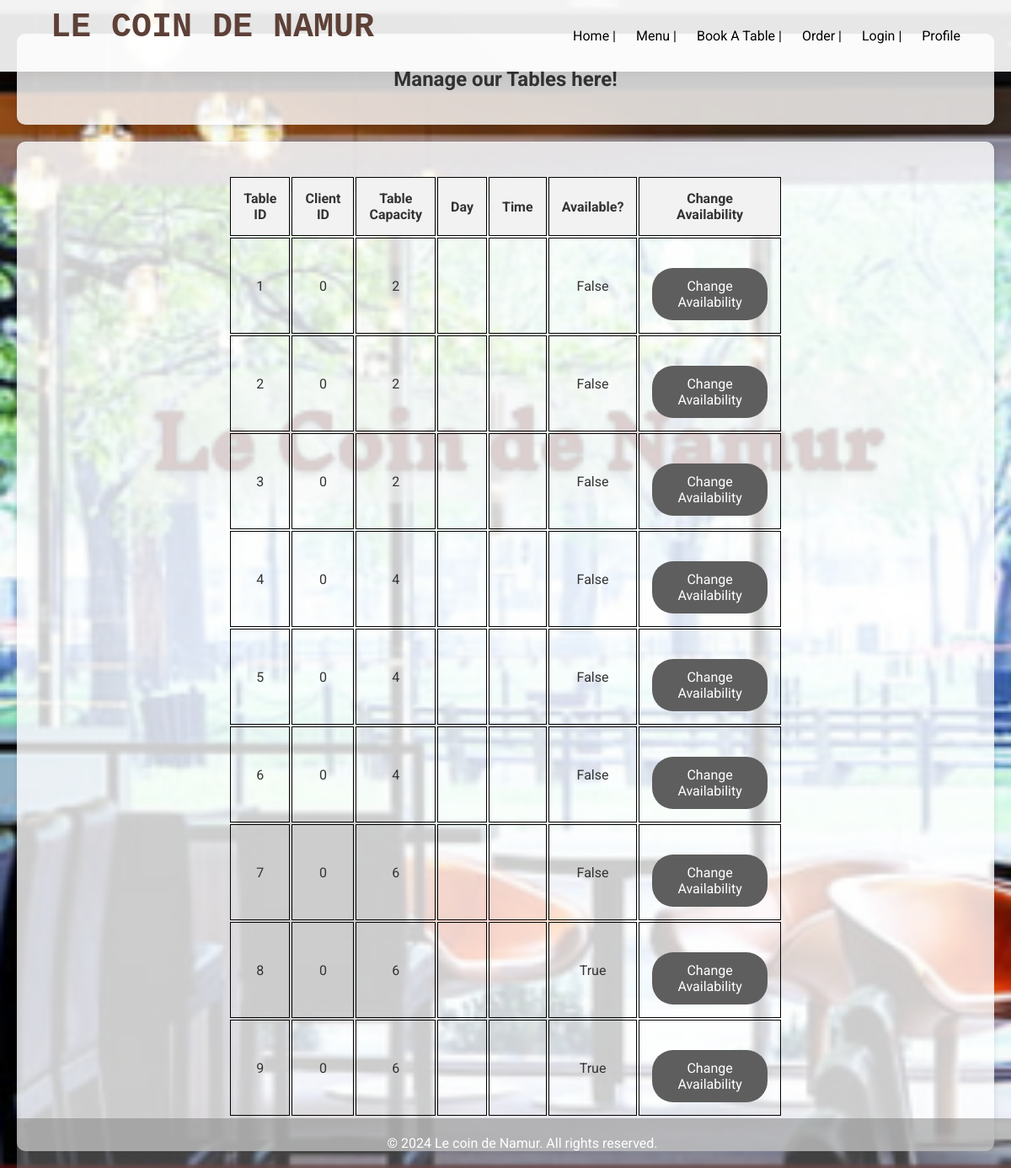
/table/manage, run on an earlier commit of the app's database.
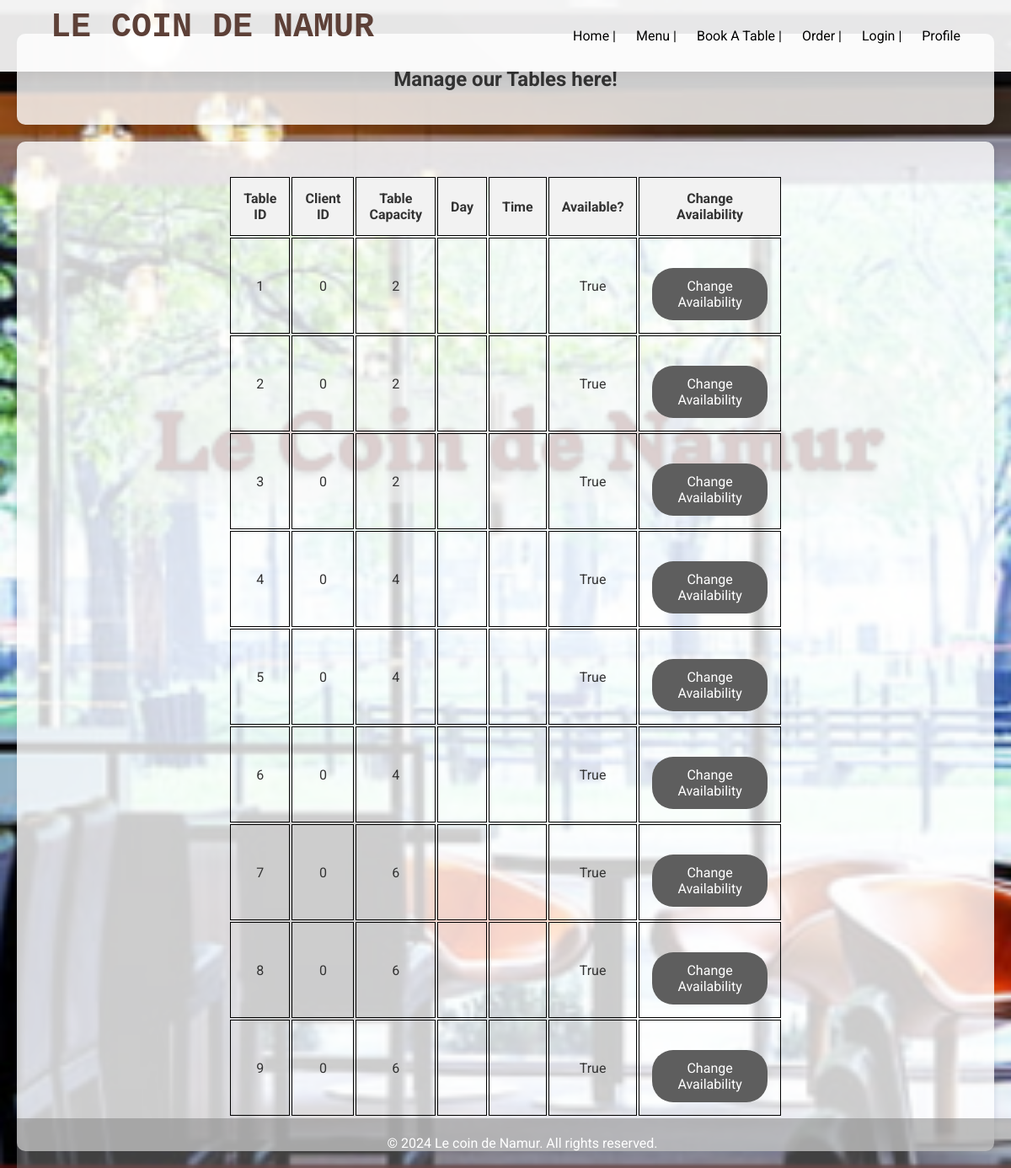
And on a later commit of the database.
### app_management/sql/sql_models.py (models this page shows)
class Table(Base):
    __tablename__ = 'tables'
    tableid: Mapped[int] = mapped_column(Integer, primary_key= True, unique= True)
    clientid: Mapped[int] = mapped_column(Integer)
    tablecapacity: Mapped[int] = mapped_column(Integer)
    day: Mapped[str] = mapped_column(String(72))
    time: Mapped[str] = mapped_column(String(72))
    available: Mapped[bool] = mapped_column(Boolean)

### app_management/routes/table_booking_routes.py (the view)
@table_router.get('/manage')
def ask_to_manage_tables(request: Request):
    tables = table_booking_services.get_tables()
    return templates.TemplateResponse(
        "tables/tables.html",
        context={'request': request, 'tables': tables}
    )

### templates/tables/tables.html (shortened to what this page needs)
{% extends "empty_page.html" %}
{% from "my_macro.html" import show_tables %}
{% block content %}
<div class="bloc">
    <h2>Manage our Tables here!</h2>
</div>
<div class="bloc">
    <table>
        <tr>
            <th>Table ID</th>
            <th>Client ID</th>
            <th>Table Capacity</th>
            <th>Day</th>
            <th>Time</th>
            <th>Available?</th>
            <th>Change Availability</th>
        </tr>
        {% for table in tables %}
            {{ show_tables(table.tableid, table.clientid, table.tablecapacity, table.day, table.time, table.available) }}
        {% endfor %}
    </table>
</div>
{% endblock %}

### templates/empty_page.html (shortened to what this page needs)
<!DOCTYPE html>
<html>
<head>
    <link rel="stylesheet" href="/static/style.css">
</head>
<body>
    <header>
        <div class="header-bloc">
            <h1>Le coin de Namur</h1>
            <nav>
                <a href="/users/home">Home |</a>
                <a href="/menu/all/dishes">Menu |</a>
                <a href="/table/book/table">Book a Table |</a>
                <a href="/orders/order">Order |</a>
                <a href="/users/login">Login |</a>
                <a href="/users/profile">Profile</a>
            </nav>
        </div>
    </header>
    {% block content %}
    {% endblock %}
    <footer>
        <p>&copy; 2024 Le coin de Namur. All rights reserved.</p>
    </footer>
</body>
</html>

### templates/my_macro.html (shortened to what this page needs)
{% macro show_tables(tableid, clientid, tablecapacity, day, time, available) %}
    <tr>
        <td>
            {{ tableid }}
        </td>
        <td>
            {{ clientid }}
        </td>
        <td>
            {{ tablecapacity }}
        </td>
        <td>
        </td>
        <td>
        </td>
        <td>
            {{ available }}
        </td>
        <td>
            <form action="/table/change/availability" method="post">
                <button class="btn" type="submit">Change Availability</button>
            </form>
        </td>
    </tr>
{% endmacro %}

### static/style.css (style rules this page uses)
* { margin: 0; padding: 0; box-sizing: border-box; font-family: "Roboto", sans-serif; }
body { min-height: 100vh; background-image: url('/static/images/background.png'); background-size: cover; background-repeat: no-repeat; background-position: center; color: #333; display: flex; flex-direction: column; padding: 20px; }
header { position: fixed; top: 0; left: 0; width: 100%; background-color: rgba(255, 255, 255, 0.9); display: flex; justify-content: space-between; align-items: center; padding: 10px 5%; box-shadow: 0 0 20px rgba(0, 0, 0, 0.1); z-index: 100; }
header h1 { font-size: 2.5em; color: #5D4037; }
header .header-bloc { display: flex; justify-content: space-between; align-items: center; width: 100%; }
header nav { margin-left: auto; }
header nav a { margin-left: 20px; text-transform: capitalize; font-size: 16px; color: #000; text-decoration: none; position: relative; }
.bloc { background-color: rgba(255, 255, 255, 0.8); border-radius: 10px; padding: 40px; margin-top: 20px; box-shadow: 0 4px 8px rgba(0, 0, 0, 0.1); width: 100%; text-align: center; }
h1 { font-size: 40px; text-align: center; text-transform: uppercase; font-family: 'Courier New', Courier, monospace; margin-bottom: 20px; }
p { font-size: 16px; margin-bottom: 30px; }
.btn { background-color: #5e5e5e; color: #fff; padding: 12px 30px; border-radius: 25px; margin-top: 20px; display: inline-block; text-align: center; border: none; cursor: pointer; position: relative; transition: background-color 0.2s ease-out; font-size: 16px; }
.btn::after { content: ""; position: absolute; left: 0; bottom: -5px; width: 0; height: 2px; background-color: #f7a800; transition: width 0.2s ease-out; }
footer { background-color: rgba(128, 128, 128, 0.5); padding: 20px; color: white; text-align: center; margin-top: auto; position: fixed; bottom: 0; width: 100%; }
footer p { margin: 0; }
table { margin: 0 auto; width: 60%; }
th, td { padding: 15px; text-align: center; border: 1px solid black; }
th { background-color: #f2f2f2; }

What changed in the data, as far as the page shows it:
changed Table (number 1 of 9 on the later page): available "False" → "True"
changed Table (number 2 of 9 on the later page): available "False" → "True"
changed Table id 3: available "False" → "True"
changed Table (number 4 of 9 on the later page): available "False" → "True"
changed Table id 5: available "False" → "True"
changed Table id 6: available "False" → "True"
changed Table id 7: available "False" → "True"
